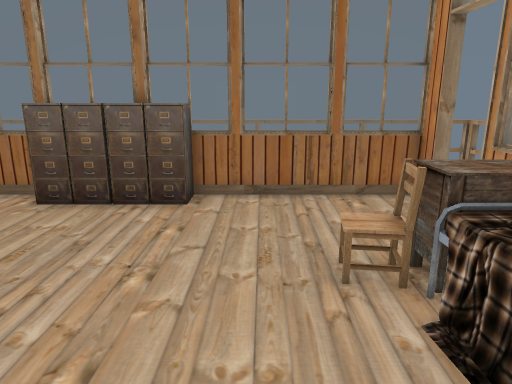
[1] (above)

12 first-person views from a walk through a 3-D level made in the Godot game engine. The camera is 1.4 m above the floor, tilts 14° down and sees 70° across. Doors that lead somewhere are drawn open, without their leaves. The floor is counted in squares, 0.5 m on a side. Each view is taken from the middle of a square. On the plan, view 1 faces up. The plan holds only what a view shows up to about 20 squares ahead; the rest is blank.

[2]
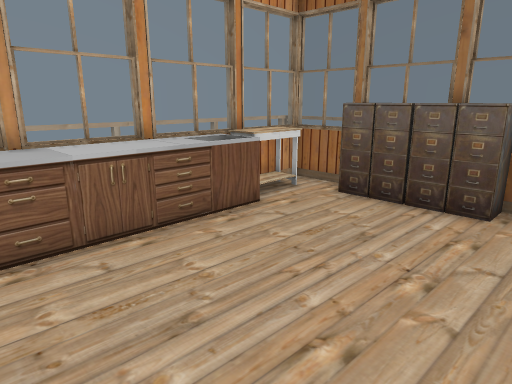

[3]
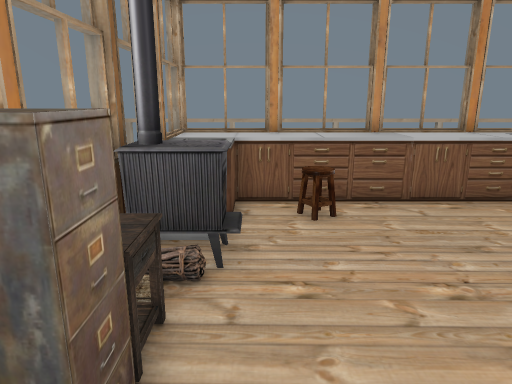

[4]
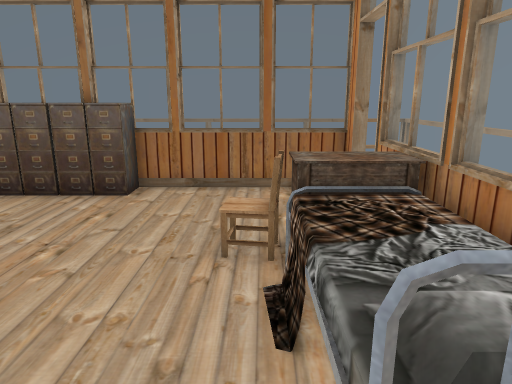

[5]
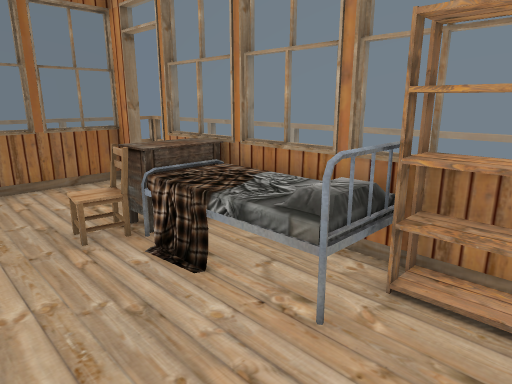

[6]
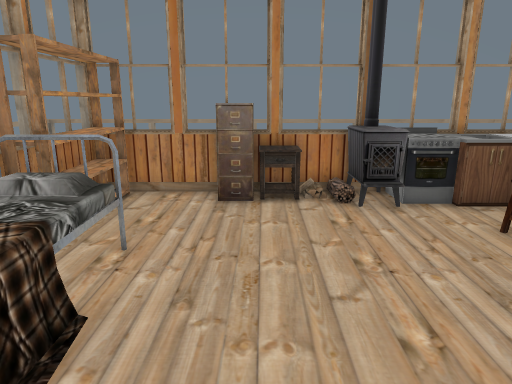

[7]
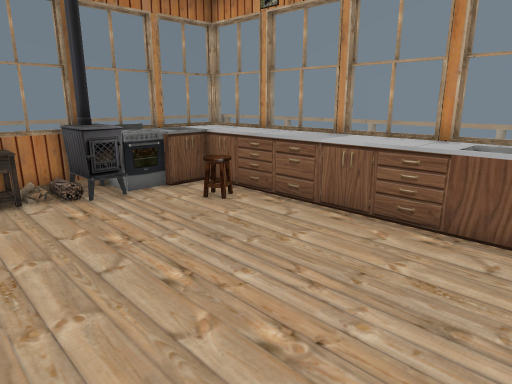

[8]
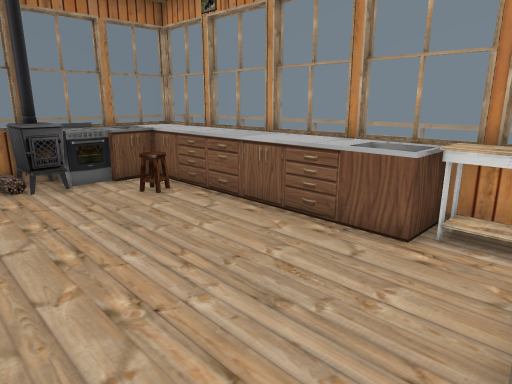

[9]
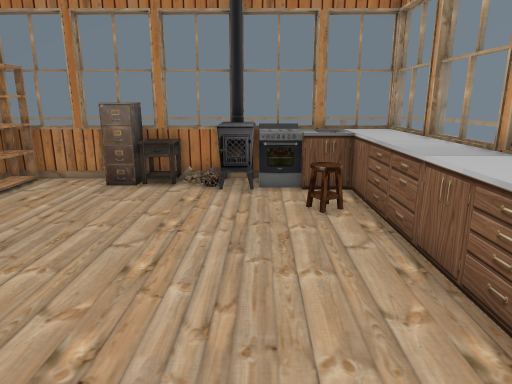

[10]
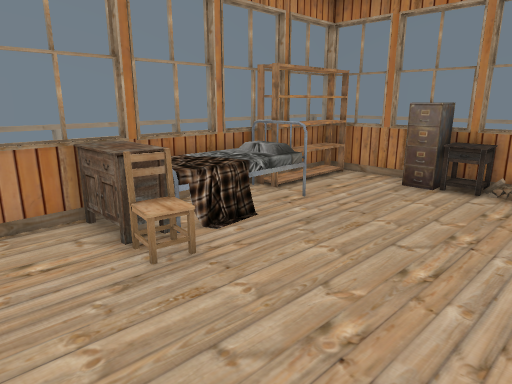

[11]
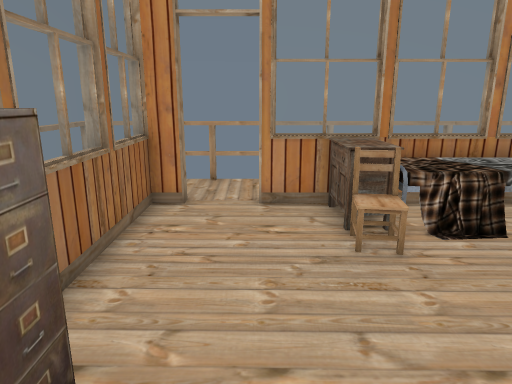

[12]
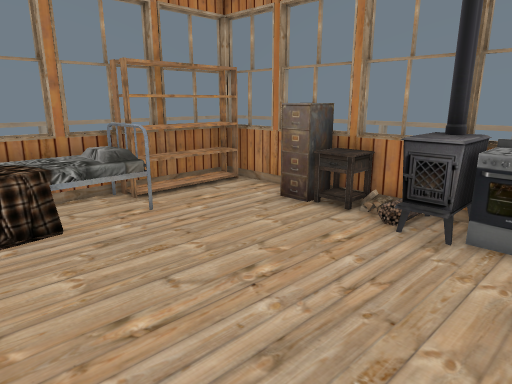

### Floor plan
Key: @ floor where view 1 was taken; # wall or solid block; x gap in a wall; . floor; D open door; = window, fence, low wall or low ledge; ^ raised ledge; v drop or lower ground; R drawers; B bed; T table; S stove; E oven.
Columns run from 12 left of view 1 to 8 right of it. Each row starts with its distance up from view 1.
 14 ###      vvvv
 13
 12
 11    #==#==#=#==#=##
 10    #T.^^^^^......D..
  9    #T............D..
  8 #  #T............D..
  7 #  #T^...........=
  6 #  =^^........=RR#
  5    #^^........=RR#
  4    =^^.........BB#
  3    =^^.........BB#
  2    #^^.........BB#
  1    =^^.........BB#
  0    =^^=.....@..B##
 -1    #^^==........##
 -2    =^^...........=
 -3    =^^^SEE.RR^..##
 -4    #^^^SEE#R###=##
 -5    #= #==#=     ##
 -6
 -7 ###########x   ######

Positions as (right, up) in squares from view 1, and headings:
1: (0, 0), facing up
2: (0, 0), facing up-left
3: (3, -2), facing left
4: (2, -1), facing up
5: (-1, -2), facing up-right
6: (0, 7), facing down
7: (1, 8), facing down-left
8: (0, 10), facing down-left
9: (-4, 9), facing down
10: (-4, 9), facing down-right
11: (-5, 8), facing right
12: (-6, 5), facing down-right
